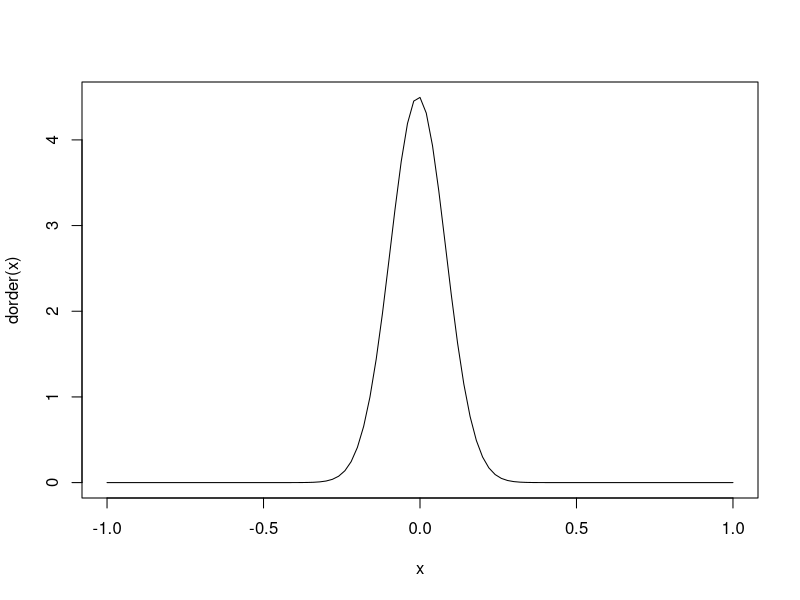
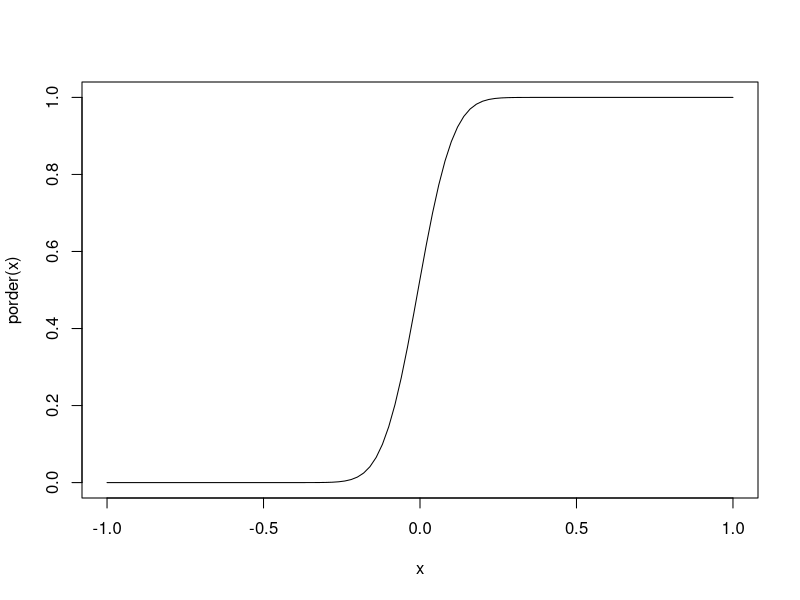
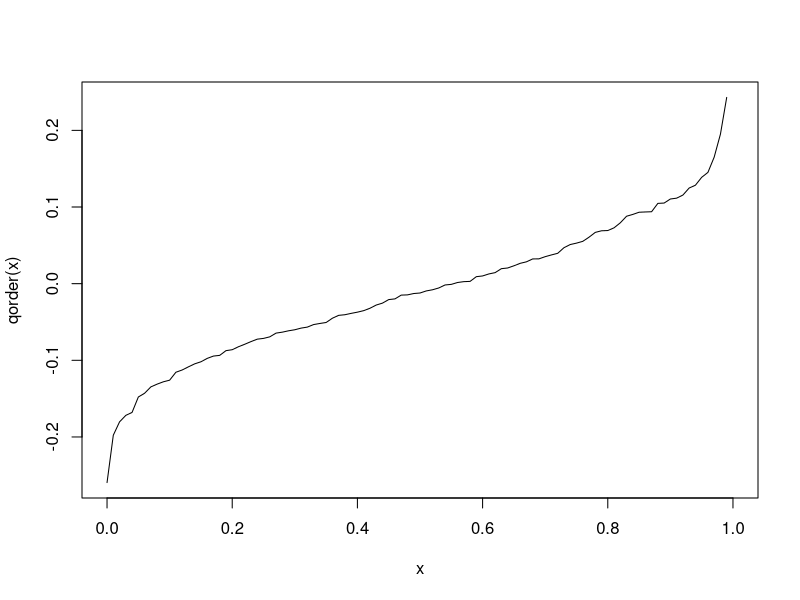
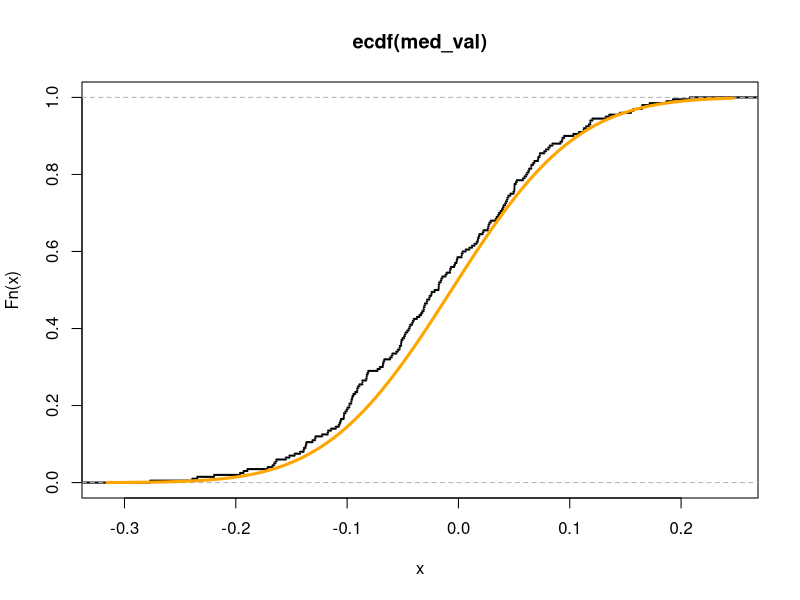
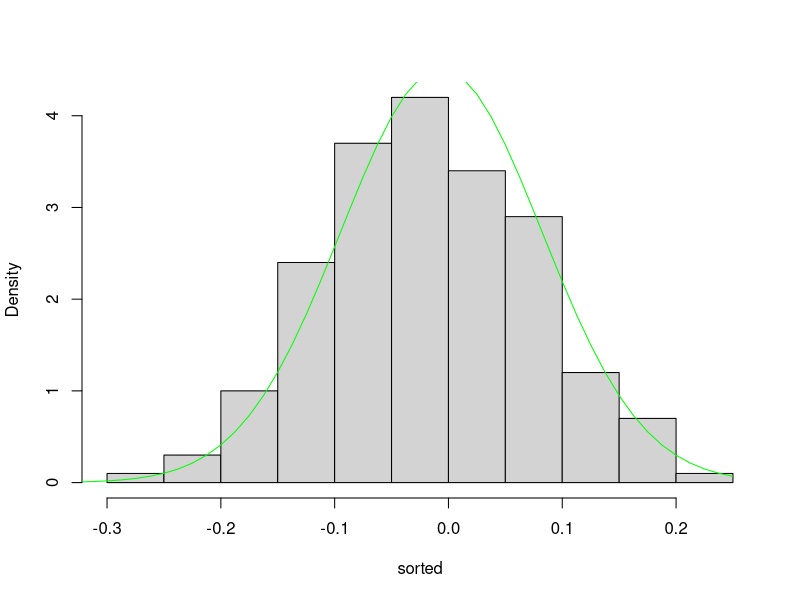
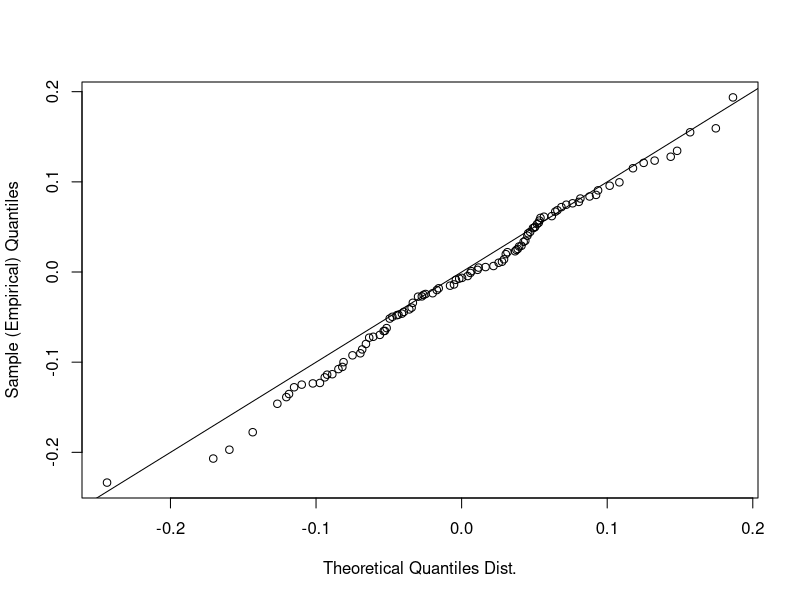
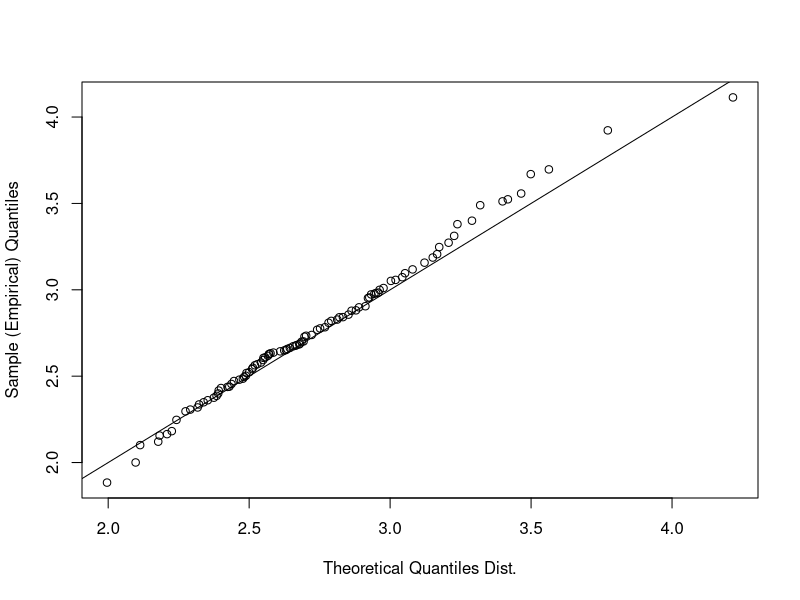

These charts were generated, in order, by the following R code:
## ---- chunk 1
dorder <- function(x){
  100*
  choose(200,100)*
  (pnorm(x, 0, 1))^(100-1)*
  (1-pnorm(x, 0, 1))^(200-100)*
  dnorm(x, 0, 1)
}

curve(dorder,-1,1)

## ---- chunk 2
porder <- function(x){
  pbinom(100-1, 200, pnorm(x, 0, 1), lower.tail = FALSE)
}

curve(porder,-1,1)

## ---- chunk 3
qorder <- function(x){
  med_val <- rep(NA,200)
  sorted  <- rep(NA,200)
  for (i in seq_along(med_val)){
    value<- rnorm(200,0,1)
    sorted <- sort(value)
    med_val[i]<-sorted[100]
  }
  sorted<- sort(med_val)
  if(is.integer(200*x)){
    sorted[200*x]+sorted[(200*x)+1]/2
  } else{
    sorted[(200*x)+1]
  }
}


curve(qorder,0,1)

## ---- chunk 4
med_val <- rep(NA,200)
  sorted  <- rep(NA,200)
  for (i in seq_along(med_val)){
    value<- rnorm(200,0,1)
    sorted <- sort(value)
    med_val[i]<-sorted[100]
  }
  sorted<- sort(med_val)
  
med_ecdf<-ecdf(med_val)
plot(med_ecdf,do.points=F,lwd=2,col="black")
curve(porder,lwd=3,add=T,col="orange")

## ---- chunk 5
hist(sorted,main = " ",freq=F)
curve(dorder,add=T,c(-1,1),col = 'green')
## ---- chunk 6
quant <- rep(NA,200)
for (i in seq_along(quant)){
  quant[i] <- quantile(rnorm(200,0,1),0.5)
}
quant_sort <- sort(quant)
x <- quantile(quant_sort,seq(0.01,0.99,0.01))
y <- qorder(seq(0.01,0.99,0.01))
plot(x,y,ylab = "Sample (Empirical) Quantiles", xlab = "Theoretical Quantiles Dist.")
abline(0,1)
## ---- chunk 7
dorder_modified <- function(x,k){
  k * choose(200,k)*
  (pnorm(x, 0, 1))^(k-1)*
  (1-pnorm(x, 25, 6.5))^(200-k)*
  dnorm(x, 0, 1)
}

porder_modified <- function(x,k){
  pbinom(k-1, 200, pnorm(x, 0, 1), lower.tail = FALSE)
}

qorder_modified <- function(x,k){
  val <- rep(NA,200)
  sorted  <- rep(NA,200)
  for (i in seq_along(val)){
    value<- rnorm(200,0,1)
    sorted <- sort(value)
    val[i]<-sorted[k]
  }
  sorted<- sort(val)
  if(is.integer(200*x)){
    sorted[200*x]+sorted[(200*x)+1]/2
  } else{
    sorted[(200*x)+1]
  }
}

## ---- chunk 8
quant <- rep(NA,200)
for (i in seq_along(quant)){
  quant[i] <- max(rnorm(200,0,1))
}
quant_sort <- sort(quant)
x <- quantile(quant_sort,seq(0.01,0.99,0.01))
y <- qorder_modified(seq(0.01,0.99,0.01),200)
plot(x,y,ylab = "Sample (Empirical) Quantiles", xlab = "Theoretical Quantiles Dist.")
abline(0,1)
